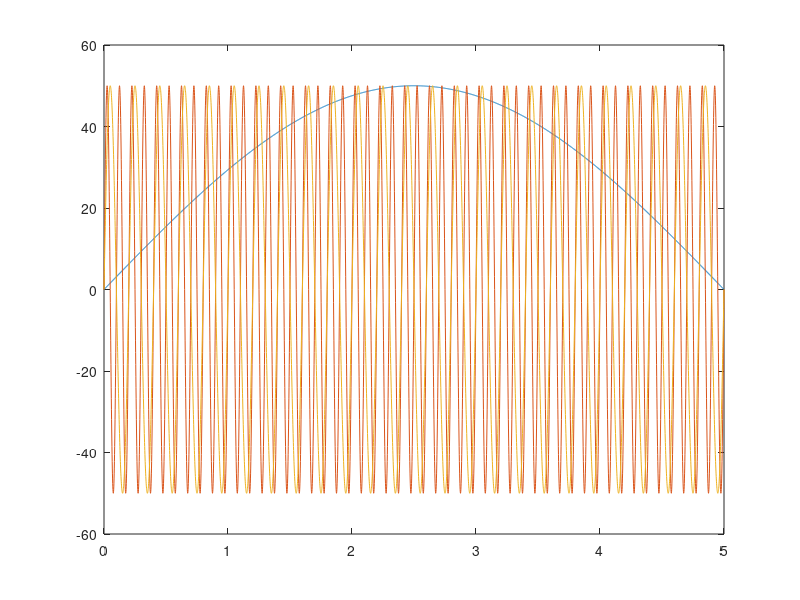

Here is the MATLAB script that generated this plot: (Note: this script raises an error after producing the figure.)
scale = 50;
pureSinTime = 0:0.001:5;
sinfreqs = 0.1:0.1:10; %Hz
pureSin = zeros(length(sinfreqs),length(pureSinTime));
for i = 1:length(sinfreqs)
    for j = 1:length(pureSinTime)
        pureSin(i,j) = scale*sin(2*pi*sinfreqs(i)*pureSinTime(j));
    end
end

figure
plot(pureSinTime,pureSin(1,:),pureSinTime,pureSin(end,:),pureSinTime,pureSin(round(end/2),:))


basepath = strcat(commonPath,'\Performance Input Signals');
savePath = genFileName(basepath,'pureSin');
save(savePath,'scale','pureSinTime','pureSin','sinfreqs')              
    